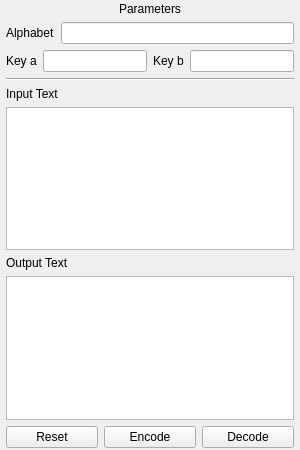
<?xml version="1.0" encoding="UTF-8"?>
<ui version="4.0">
 <class>ModulePage</class>
 <widget class="QWidget" name="ModulePage">
  <property name="geometry">
   <rect>
    <x>0</x>
    <y>0</y>
    <width>300</width>
    <height>450</height>
   </rect>
  </property>
  <property name="windowTitle">
   <string>Form</string>
  </property>
  <layout class="QVBoxLayout" name="verticalLayout">
   <property name="spacing">
    <number>6</number>
   </property>
   <property name="leftMargin">
    <number>6</number>
   </property>
   <property name="topMargin">
    <number>2</number>
   </property>
   <property name="rightMargin">
    <number>6</number>
   </property>
   <property name="bottomMargin">
    <number>2</number>
   </property>
   <item>
    <widget class="QLabel" name="label_3">
     <property name="sizePolicy">
      <sizepolicy hsizetype="Preferred" vsizetype="Preferred">
       <horstretch>0</horstretch>
       <verstretch>0</verstretch>
      </sizepolicy>
     </property>
     <property name="minimumSize">
      <size>
       <width>0</width>
       <height>0</height>
      </size>
     </property>
     <property name="maximumSize">
      <size>
       <width>16777215</width>
       <height>16777215</height>
      </size>
     </property>
     <property name="font">
      <font>
       <weight>50</weight>
       <bold>false</bold>
       <kerning>true</kerning>
      </font>
     </property>
     <property name="text">
      <string>Parameters</string>
     </property>
     <property name="alignment">
      <set>Qt::AlignCenter</set>
     </property>
    </widget>
   </item>
   <item>
    <layout class="QVBoxLayout" name="verticalLayout_2">
     <item>
      <layout class="QHBoxLayout" name="horizontalLayout_2">
       <item>
        <widget class="QLabel" name="label">
         <property name="text">
          <string>Alphabet</string>
         </property>
        </widget>
       </item>
       <item>
        <widget class="QLineEdit" name="input_alphabet"/>
       </item>
      </layout>
     </item>
     <item>
      <layout class="QHBoxLayout" name="horizontalLayout_3">
       <item>
        <widget class="QLabel" name="label_2">
         <property name="text">
          <string>Key a</string>
         </property>
        </widget>
       </item>
       <item>
        <widget class="QLineEdit" name="input_a"/>
       </item>
       <item>
        <widget class="QLabel" name="label_6">
         <property name="text">
          <string>Key b</string>
         </property>
        </widget>
       </item>
       <item>
        <widget class="QLineEdit" name="input_b"/>
       </item>
      </layout>
     </item>
    </layout>
   </item>
   <item>
    <widget class="Line" name="line_2">
     <property name="orientation">
      <enum>Qt::Horizontal</enum>
     </property>
    </widget>
   </item>
   <item>
    <widget class="QLabel" name="label_4">
     <property name="font">
      <font>
       <weight>50</weight>
       <bold>false</bold>
      </font>
     </property>
     <property name="text">
      <string>Input Text</string>
     </property>
    </widget>
   </item>
   <item>
    <widget class="QPlainTextEdit" name="input_plaintext">
     <property name="maximumSize">
      <size>
       <width>16777215</width>
       <height>16777215</height>
      </size>
     </property>
    </widget>
   </item>
   <item>
    <widget class="QLabel" name="label_5">
     <property name="font">
      <font>
       <weight>50</weight>
       <bold>false</bold>
      </font>
     </property>
     <property name="text">
      <string>Output Text</string>
     </property>
    </widget>
   </item>
   <item>
    <widget class="QTextBrowser" name="output_ciphertext">
     <property name="maximumSize">
      <size>
       <width>16777215</width>
       <height>16777215</height>
      </size>
     </property>
    </widget>
   </item>
   <item>
    <layout class="QGridLayout" name="gridLayout_2">
     <item row="0" column="0">
      <widget class="QPushButton" name="resetButton">
       <property name="text">
        <string>Reset</string>
       </property>
      </widget>
     </item>
     <item row="0" column="1">
      <widget class="QPushButton" name="encodeButton">
       <property name="text">
        <string>Encode</string>
       </property>
      </widget>
     </item>
     <item row="0" column="2">
      <widget class="QPushButton" name="decodeButton">
       <property name="text">
        <string>Decode</string>
       </property>
      </widget>
     </item>
    </layout>
   </item>
  </layout>
 </widget>
 <resources/>
 <connections/>
</ui>
